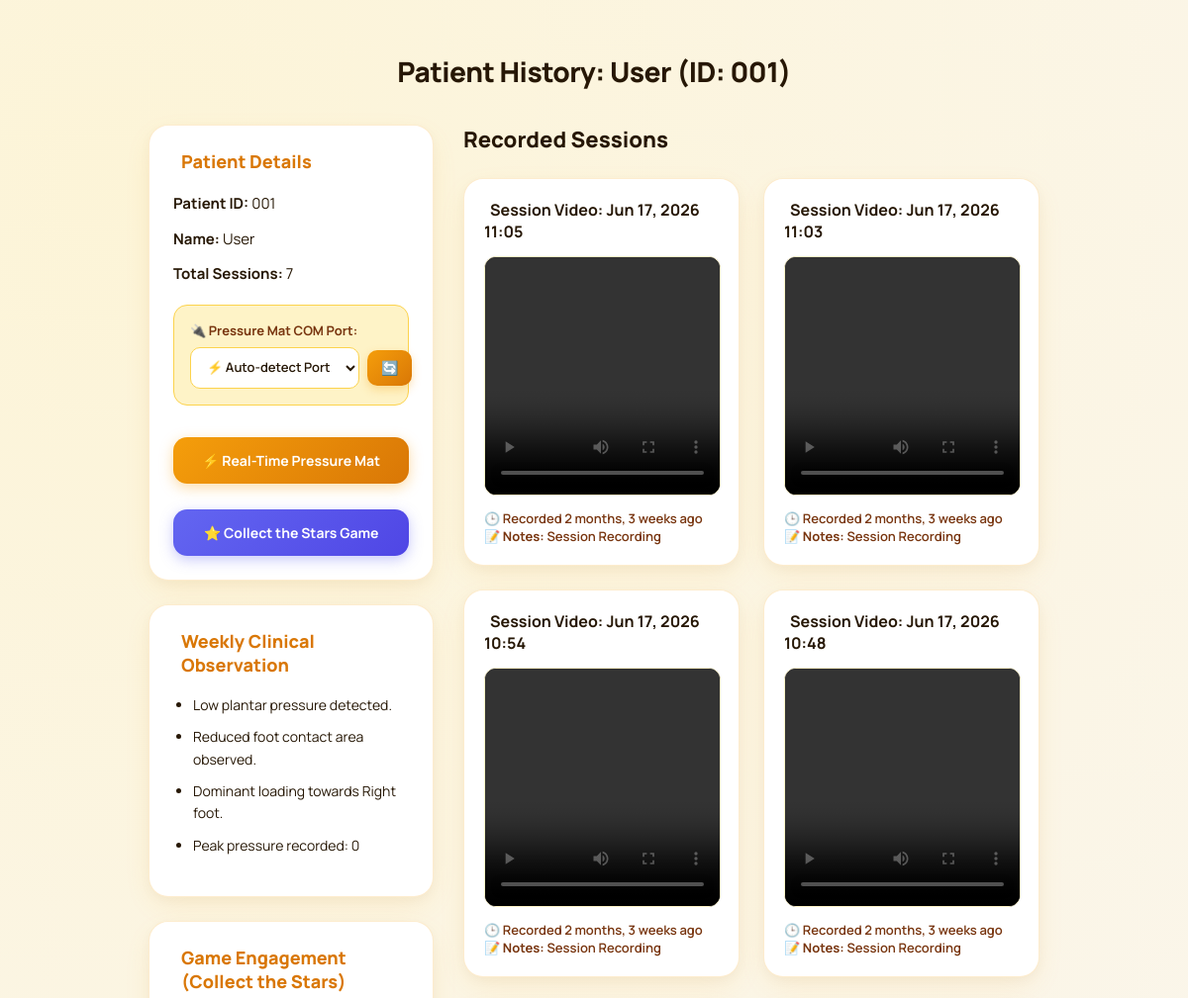
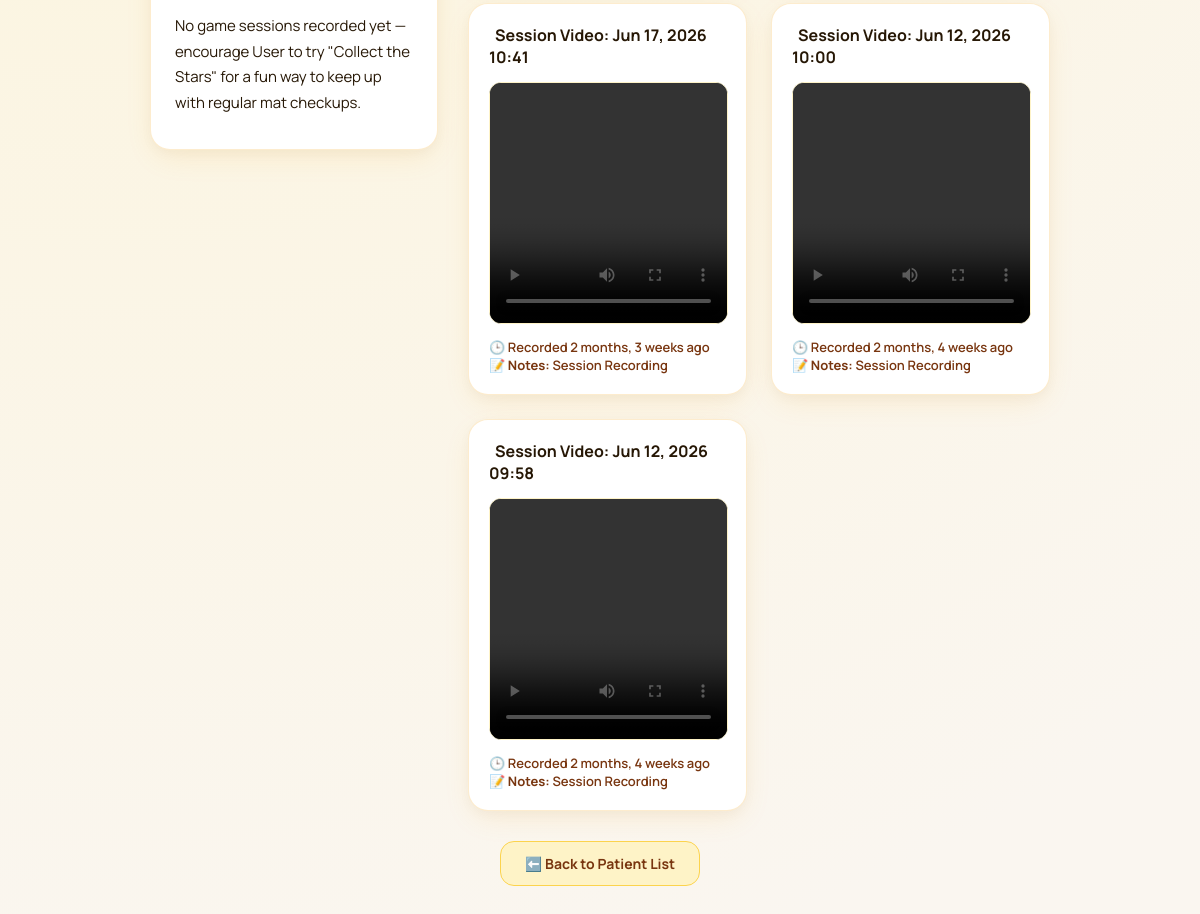
Screenshot of /patient/001/readings/ with the database file from the repository (2 pictures, top to bottom).
### pressure_app/models.py (models this page shows, shortened)
class Patient(models.Model):
    name = models.CharField(max_length=100)
    patient_id = models.CharField(max_length=20, unique=True)
    contact_info = models.CharField(max_length=100)
    notes = models.TextField(blank=True)
    created_at = models.DateTimeField(auto_now_add=True, null=True, blank=True)

class PatientVideo(models.Model):
    patient = models.ForeignKey(Patient, on_delete=models.CASCADE, related_name='videos')
    video_file = models.FileField(upload_to='patient_videos/')
    timestamp = models.DateTimeField(auto_now_add=True)
    notes = models.TextField(blank=True)

### pressure_app/views.py (the view, shortened to what this page needs)
# urls.py: path('patient/<str:patient_id>/readings/', views.get_patient_readings, name='patient_readings'),
def get_patient_readings(request, patient_id):
    try:
        patient = Patient.objects.get(patient_id=patient_id)
        readings = patient.readings.filter(is_analysis_complete=True).order_by('-timestamp')
        videos = PatientVideo.objects.filter(patient=patient).order_by('-timestamp')
        for video in videos:
            video.observation = "Stable posture detected"
            latest_reading = patient.readings.order_by('-timestamp').first()
            if latest_reading:
                if abs(latest_reading.displacement_x) > 50:
                    video.observation = "Right/Left imbalance observed"
                elif abs(latest_reading.displacement_y) > 50:
                    video.observation = "Forward/Backward instability observed"
                elif "RIGHT" in latest_reading.movement_status:
                    video.observation = "Patient shifted weight towards right side"
                elif "LEFT" in latest_reading.movement_status:
                    video.observation = "Patient shifted weight towards left side"
                else:
                    video.observation = "Balanced pressure distribution detected"
        videos = patient.videos.all().order_by('-timestamp')
        video_count = videos.count()
        data = {
            'patient': {
                'name': patient.name,
                'patient_id': patient.patient_id
            },
            'readings': [
                {
                    'id': reading.id,
                    'timestamp': reading.timestamp.isoformat(),
                    'displacement_x': reading.displacement_x,
                    'displacement_y': reading.displacement_y,
                    'movement_status': reading.movement_status,
                    'type': 'reading'
                }
                for reading in readings
            ],
            'videos': [
                {
                    'id': video.id,
                    'timestamp': video.timestamp.isoformat(),
                    'video_url': request.build_absolute_uri(video.video_file.url),
                    'type': 'video'
                }
                for video in videos
            ]
        }
        from datetime import timedelta
        from django.utils import timezone
        one_week_ago = timezone.now() - timedelta(days=7)
        weekly_readings = readings.filter(
            timestamp__gte=one_week_ago
        )
        total_sessions = weekly_readings.count()
        stable_sessions = 0
        imbalance_sessions = 0
        left_bias = 0
        right_bias = 0
        cop_stable = 0
        cop_unstable = 0
        if videos.count() < 3:
            observation = """
            <ul class='observation-list'>
                <li>Insufficient heatmap recordings for weekly assessment.</li>
                <li>Minimum 3 sessions required for analysis.</li>
            </ul>
            """
        else:
            dominant_side = "Left" if left_bias > right_bias else "Right"
            peak_pressure = 0
            active_sensors = 0
            dominant_side = "Left" if left_bias > right_bias else "Right"
            if peak_pressure > 180:
                pressure_level = "High plantar pressure"
            elif peak_pressure > 100:
                pressure_level = "Moderate plantar pressure"
            else:
                pressure_level = "Low plantar pressure"
            if active_sensors < 20:
                contact_area = "Reduced foot contact area"
            elif active_sensors < 50:
                contact_area = "Partial foot contact area"
            else:
                contact_area = "Full foot contact area"
            observation = f"""
            <ul class='observation-list'>

            <li>{pressure_level} detected.</li>

            <li>{contact_area} observed.</li>

            <li>Dominant loading towards {dominant_side} foot.</li>

            <li>Peak pressure recorded: {round(peak_pressure,1)}</li>

            </ul>
            """
        weekly_stable = stable_sessions
        weekly_imbalanced = imbalance_sessions
        game_sessions = patient.game_sessions.order_by('-started_at')
        return render(request, 'pressure_app/patient_history.html', {
            'patient': patient,
            'readings': readings,
            'videos': videos,
            'observation': observation,
            'stable_sessions': weekly_stable,
            'imbalanced_sessions': weekly_imbalanced,
            'game_sessions': game_sessions,
        })
    except Patient.DoesNotExist:
        return JsonResponse({'error': 'Patient not found'}, status=404)

### pressure_app/templates/pressure_app/patient_history.html (shortened to what this page needs)
    {% load static %}
{% load static %}
{% block content %}
<div class="container">
    <h2 class="patient-title">Patient History: {{ patient.name }} (ID: {{ patient.patient_id }})</h2>
    <div class="dashboard-layout">
        <div class="left-panel">
            <div class="info-card">
                <h3> Patient Details</h3>
                <p><strong>Patient ID:</strong> {{ patient.patient_id }}</p>
                <p><strong>Name:</strong> {{ patient.name }}</p>
                <p><strong>Total Sessions:</strong> {{ videos.count }}</p>
                <div class="port-selection-box">
                    <label for="mat-port-select">
                        🔌 Pressure Mat COM Port:
                    </label>
                    <div style="display: flex; gap: 8px; align-items: center;">
                        <select id="mat-port-select">
                            <option value="auto">⚡ Auto-detect Port</option>
                        </select>
                        <button id="refresh-ports-btn" type="button" title="Refresh COM Ports">
                            🔄
                        </button>
                    </div>
                </div>
                <div style="display: flex; flex-direction: column; gap: 10px; margin-top: 14px;">
                    <a id="use-mat-btn" href="{% url 'mat_page' patient.patient_id %}" class="btn-play-cockpit" style="background: linear-gradient(135deg, #f59e0b, #d97706); color: white; text-align: center; text-decoration: none; font-weight: 700; font-size: 14px; padding: 14px; border-radius: 14px; display: flex; align-items: center; justify-content: center; gap: 8px; box-shadow: 0 4px 14px rgba(245, 158, 11, 0.35); transition: transform 0.2s ease;">
                        ⚡ Real-Time Pressure Mat
                    </a>
                    <a id="use-game-btn" href="{% url 'game_page' patient.patient_id %}" class="btn-play-cockpit" style="background: linear-gradient(135deg, #6366f1, #4f46e5); color: white; text-align: center; text-decoration: none; font-weight: 700; font-size: 14px; padding: 14px; border-radius: 14px; display: flex; align-items: center; justify-content: center; gap: 8px; box-shadow: 0 4px 14px rgba(99, 102, 241, 0.35); transition: transform 0.2s ease;">
                        ⭐ Collect the Stars Game
                    </a>
                </div>
            </div>
            <div class="weekly-card">
                <h3> Weekly Clinical Observation</h3>
                <div>
                    {{ observation|safe }}
                </div>
            </div>
            <div class="weekly-card">
                <h3> Game Engagement (Collect the Stars)</h3>
                {% if game_sessions %}
                <p><strong>Sessions played:</strong> {{ game_sessions.count }}</p>
                <ul class="observation-list">
                    {% for gs in game_sessions|slice:":5" %}
                    <li>
                        <strong>{{ gs.started_at|date:"M d, Y H:i" }}</strong> —
                        {{ gs.stars_collected }}/{{ gs.target_count }} stars,
                        score {{ gs.score }}, {{ gs.duration_seconds|floatformat:0 }}s
                        ({{ gs.difficulty }})
                    </li>
                    {% endfor %}
                </ul>
                {% else %}
                <p>No game sessions recorded yet — encourage {{ patient.name }} to try "Collect the Stars" for a fun way to keep up with regular mat checkups.</p>
                {% endif %}
            </div>
        </div>
        <div class="right-panel">
            <h3 class="history-title">Recorded Sessions</h3>
            <div class="session-list">
                {% for video in videos %}
                <div class="session-card">
                    <h4> Session Video: {{ video.timestamp|date:"M d, Y H:i" }}</h4>
                    <video controls src="{{ video.video_file.url }}" style="width: 100%; height: 240px; object-fit: contain; background: #0f172a; border-radius: 12px; border: 1px solid #FEF3C7;">
                        <source src="{{ video.video_file.url }}">
                    </video>
                    <div class="session-meta">
                        🕒 Recorded {{ video.timestamp|timesince }} ago
                        {% if video.notes %}<br>📝 <strong>Notes:</strong> {{ video.notes }}{% endif %}
                    </div>
                </div>
                {% empty %}
                <div class="no-sessions">
                    <i class="fas fa-folder-open" style="font-size: 2rem; color: #FCD34D; margin-bottom: 12px; display: block;"></i>
                    No recorded sessions found for this patient. Click "Start Recording" on the pressure mat page to record a live heatmap video.
                </div>
                {% endfor %}
            </div>
        </div>
    </div>
    <div style="margin-top: 30px; text-align: center;">
        <a href="{% url 'home' %}" class="back-btn">
            ⬅️ Back to Patient List
        </a>
    </div>
</div>
{% endblock %}

### pressure_app/templates/pressure_app/patient_history.html (style rules this page uses)
.container { width: 75%; max-width: 1200px; margin: 0 auto; padding: 30px 0 60px; }
.patient-title { text-align: center; font-size: 28px; font-weight: 800; margin-bottom: 35px; color: #261705; letter-spacing: -0.5px; }
.dashboard-layout { display: flex; gap: 30px; align-items: flex-start; }
.left-panel { width: 32%; position: sticky; top: 20px; }
.right-panel { width: 68%; }
.info-card, .weekly-card { background: #ffffff; border-radius: 20px; padding: 24px; margin-bottom: 24px; box-shadow: 0 10px 30px -5px rgba(245, 158, 11, 0.12), 0 4px 12px rgba(0, 0, 0, 0.03); border: 1px solid rgba(245, 158, 11, 0.2); }
.info-card h3, .weekly-card h3 { color: #D97706; margin-top: 0; margin-bottom: 18px; font-weight: 800; font-size: 18px; display: flex; align-items: center; }
.info-card p, .weekly-card p { color: #261705; font-size: 15px; line-height: 1.7; margin: 10px 0; }
.port-selection-box { margin-top: 18px; margin-bottom: 16px; background: #FEF3C7; padding: 16px; border-radius: 14px; border: 1px solid #FCD34D; }
.port-selection-box label { font-weight: 700; font-size: 13px; color: #78350F; display: block; margin-bottom: 8px; }
#mat-port-select { flex: 1; padding: 10px 12px; border-radius: 10px; border: 1px solid #FCD34D; font-size: 13px; font-family: 'Manrope', sans-serif; background: white; color: #261705; font-weight: 600; }
#refresh-ports-btn { padding: 10px 14px; background: linear-gradient(135deg, #F59E0B, #D97706); color: white; border: none; border-radius: 10px; cursor: pointer; font-size: 14px; font-weight: bold; box-shadow: 0 4px 10px rgba(245, 158, 11, 0.3); }
.btn-play-cockpit { display: block; text-align: center; margin-top: 16px; padding: 14px 20px; background: linear-gradient(135deg, #F59E0B, #D97706); color: #ffffff; border-radius: 14px; text-decoration: none; font-weight: 800; font-size: 14px; box-shadow: 0 6px 18px rgba(245, 158, 11, 0.35); transition: all 0.25s ease; }
.history-title { margin-top: 0; margin-bottom: 24px; color: #261705; font-size: 22px; font-weight: 800; }
.right-panel .session-list { display: grid; grid-template-columns: repeat(2, 1fr); gap: 24px; }
.session-card { background: #ffffff; border-radius: 20px; padding: 20px; box-shadow: 0 10px 30px -5px rgba(245, 158, 11, 0.12), 0 4px 12px rgba(0, 0, 0, 0.03); border: 1px solid rgba(245, 158, 11, 0.2); transition: all 0.3s cubic-bezier(0.16, 1, 0.3, 1); }
.session-card h4 { margin-top: 0; margin-bottom: 14px; font-size: 16px; font-weight: 700; color: #261705; }
.session-card video { width: 100%; height: 240px; object-fit: cover; border-radius: 12px; border: 1px solid #FEF3C7; }
.session-meta { margin-top: 14px; font-size: 13px; font-weight: 600; color: #78350F; }
.back-btn { display: inline-block; padding: 12px 24px; background: #FEF3C7; color: #78350F; border: 1px solid #FCD34D; border-radius: 14px; text-decoration: none; font-weight: 700; font-size: 14px; transition: all 0.25s ease; }
.observation-list { padding-left: 20px; margin-top: 10px; }
.observation-list li { color: #261705; margin-bottom: 10px; font-size: 14px; line-height: 1.6; }

### rows the page displays
Patient: name "User", patient_id "001"
PatientVideo: timestamp "Jun 17, 2026 11:05", timestamp "2 months, 3 weeks", notes "Session Recording"
PatientVideo: timestamp "Jun 17, 2026 11:03", timestamp "2 months, 3 weeks", notes "Session Recording"
PatientVideo: timestamp "Jun 17, 2026 10:54", timestamp "2 months, 3 weeks", notes "Session Recording"
PatientVideo: timestamp "Jun 17, 2026 10:48", timestamp "2 months, 3 weeks", notes "Session Recording"
PatientVideo: timestamp "Jun 17, 2026 10:41", timestamp "2 months, 3 weeks", notes "Session Recording"
PatientVideo: timestamp "Jun 12, 2026 10:00", timestamp "2 months, 4 weeks", notes "Session Recording"
PatientVideo: timestamp "Jun 12, 2026 09:58", timestamp "2 months, 4 weeks", notes "Session Recording"

### other values shown
{{ videos.count }} "7"
{{ observation|safe }} "Low plantar pressure detected. Reduced foot contact area observed. Dominant loading towards Right foot. Peak pressure recorded: 0"
